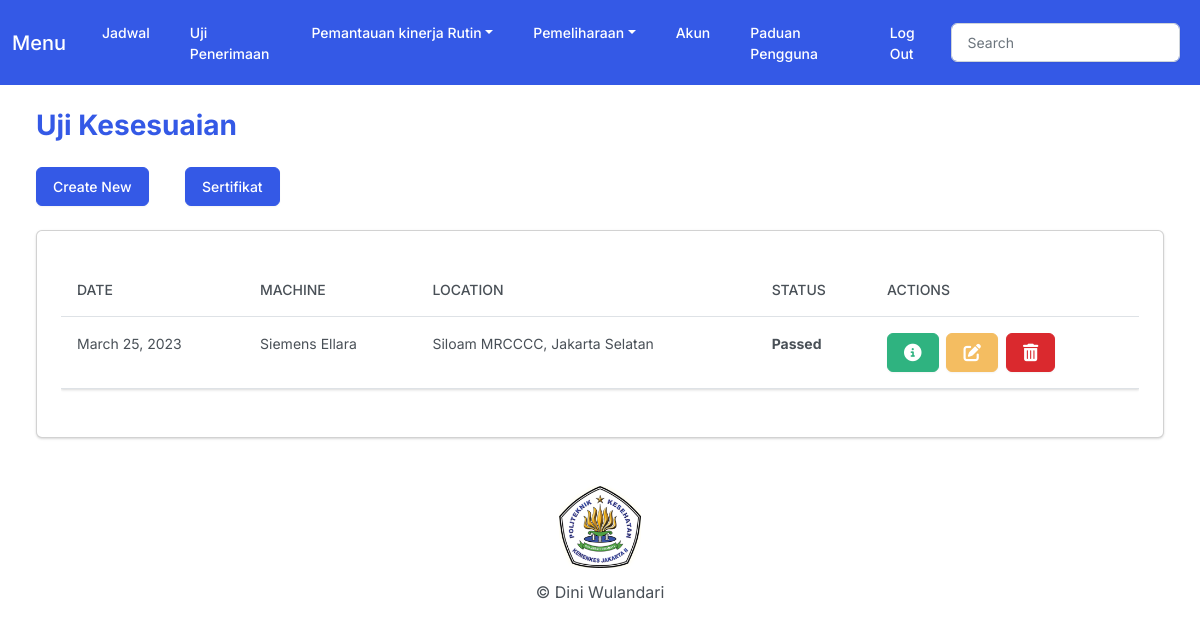
Page /home_ukes (signed in) on the earlier database version.
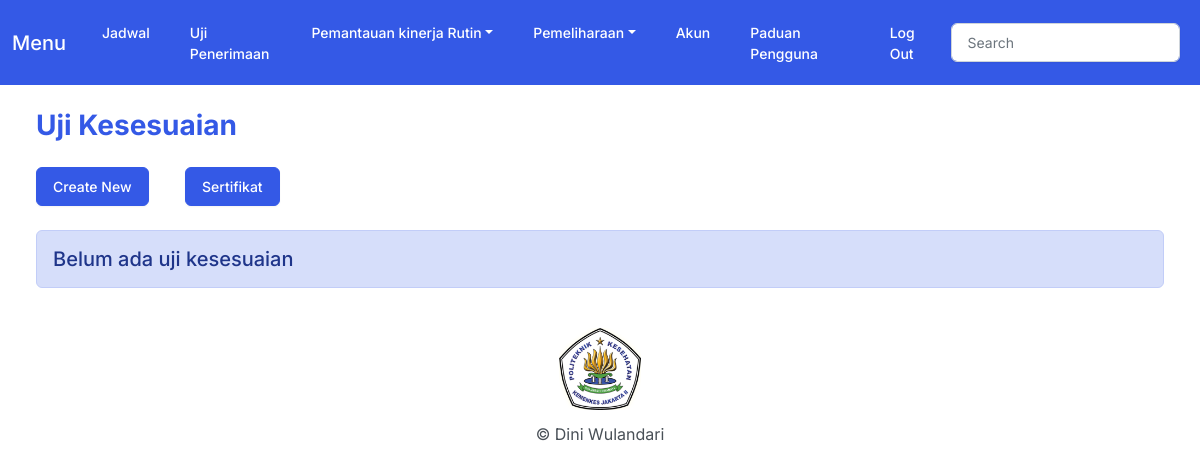
Same page on the later database version.
### myapp/models.py (models this page shows, shortened)
class Ukes(models.Model):
    user = models.ForeignKey(User, on_delete=models.CASCADE, null=True)
    task_date = models.DateField(null=True)
    location = models.CharField(max_length=150)
    tech_name = models.CharField(max_length=150)
    xray_tube_brand = models.CharField(max_length=150)
    xray_tube_type = models.CharField(max_length=150)
    xray_tube_serial = models.CharField(max_length=150)
    xray_gen_brand = models.CharField(max_length=150)
    xray_gen_type = models.CharField(max_length=150)
    xray_gen_serial = models.CharField(max_length=150)
    lux1 = models.FloatField(max_length=10)
    lux2 = models.FloatField(max_length=10)
    lux3 = models.FloatField(max_length=10)
    lux4 = models.FloatField(max_length=10)
    lux_avg = models.FloatField(max_length=10)
    lux_bg = models.FloatField(max_length=10)
    lux_fk = models.FloatField(max_length=10)
    lux_fin = models.FloatField(max_length=10)
    delta_x = models.FloatField(max_length=10)
    delta_y = models.FloatField(max_length=10)
    sigma_xy = models.FloatField(max_length=10)
    degree = models.FloatField(max_length=10)
    kv_set1 = models.FloatField(max_length=10)
    kv_set2 = models.FloatField(max_length=10)
    kv_set3 = models.FloatField(max_length=10)
    kv_set4 = models.FloatField(max_length=10)
    kv_set5 = models.FloatField(max_length=10)
    kv_set6 = models.FloatField(max_length=10)
    kv_set7 = models.FloatField(max_length=10)
    kv_set8 = models.FloatField(max_length=10)
    kv_msr1 = models.FloatField(max_length=10)
    kv_msr2 = models.FloatField(max_length=10)
    kv_msr3 = models.FloatField(max_length=10)
    kv_msr4 = models.FloatField(max_length=10)
    kv_msr5 = models.FloatField(max_length=10)
    kv_msr6 = models.FloatField(max_length=10)
    kv_msr7 = models.FloatField(max_length=10)
    kv_msr8 = models.FloatField(max_length=10)
    kverror1 = models.FloatField(max_length=10)
    kverror2 = models.FloatField(max_length=10)
    kverror3 = models.FloatField(max_length=10)
    kverror4 = models.FloatField(max_length=10)
    kverror5 = models.FloatField(max_length=10)
    kverror6 = models.FloatField(max_length=10)
    kverror7 = models.FloatField(max_length=10)
    kverror8 = models.FloatField(max_length=10)
    kvdose1 = models.FloatField(max_length=10)
    kvdose2 = models.FloatField(max_length=10)
    kvdose3 = models.FloatField(max_length=10)
    kvdose4 = models.FloatField(max_length=10)
    kvdose5 = models.FloatField(max_length=10)
    kvdose6 = models.FloatField(max_length=10)
    kvdose7 = models.FloatField(max_length=10)
    kvdose8 = models.FloatField(max_length=10)
    kvdose_ma1 = models.FloatField(max_length=10)
    kvdose_ma2 = models.FloatField(max_length=10)
    kvdose_ma3 = models.FloatField(max_length=10)
    kvdose_ma4 = models.FloatField(max_length=10)
    kvdose_ma5 = models.FloatField(max_length=10)
    kvdose_ma6 = models.FloatField(max_length=10)
    kvdose_ma7 = models.FloatField(max_length=10)
    kvdose_ma8 = models.FloatField(max_length=10)
    ms_set1 = models.FloatField(max_length=10)
    ms_set2 = models.FloatField(max_length=10)
    ms_set3 = models.FloatField(max_length=10)
    ms_set4 = models.FloatField(max_length=10)
    ms_set5 = models.FloatField(max_length=10)
    ms_msr1 = models.FloatField(max_length=10)
    ms_msr2 = models.FloatField(max_length=10)
    ms_msr3 = models.FloatField(max_length=10)
    ms_msr4 = models.FloatField(max_length=10)
    ms_msr5 = models.FloatField(max_length=10)
    mserror1 = models.FloatField(max_length=10)
    mserror2 = models.FloatField(max_length=10)
    mserror3 = models.FloatField(max_length=10)
    mserror4 = models.FloatField(max_length=10)
    mserror5 = models.FloatField(max_length=10)
    msdose1 = models.FloatField(max_length=10)
    msdose2 = models.FloatField(max_length=10)
    msdose3 = models.FloatField(max_length=10)
    msdose4 = models.FloatField(max_length=10)
    msdose5 = models.FloatField(max_length=10)
    msdose_ma1 = models.FloatField(max_length=10)
    msdose_ma2 = models.FloatField(max_length=10)
    msdose_ma3 = models.FloatField(max_length=10)
    msdose_ma4 = models.FloatField(max_length=10)
    msdose_ma5 = models.FloatField(max_length=10)
    lin_ma1 = models.FloatField(max_length=10)
    lin_ma2 = models.FloatField(max_length=10)
    lin_ma3 = models.FloatField(max_length=10)
    lin_ma4 = models.FloatField(max_length=10)
    lin_ma5 = models.FloatField(max_length=10)
    lin_kv1 = models.FloatField(max_length=10)
    lin_kv2 = models.FloatField(max_length=10)
    lin_kv3 = models.FloatField(max_length=10)
    lin_kv4 = models.FloatField(max_length=10)
    lin_kv5 = models.FloatField(max_length=10)
    lin_dose1 = models.FloatField(max_length=10)
    lin_dose2 = models.FloatField(max_length=10)
    lin_dose3 = models.FloatField(max_length=10)
    lin_dose4 = models.FloatField(max_length=10)
    lin_dose5 = models.FloatField(max_length=10)
    lin_dosema1 = models.FloatField(max_length=10)
    lin_dosema2 = models.FloatField(max_length=10)
    lin_dosema3 = models.FloatField(max_length=10)
    lin_dosema4 = models.FloatField(max_length=10)
    lin_dosema5 = models.FloatField(max_length=10)
    lin_cl1 = models.FloatField(max_length=10)
    lin_cl2 = models.FloatField(max_length=10)
    lin_cl3 = models.FloatField(max_length=10)
    lin_cl4 = models.FloatField(max_length=10)
    lin_cl5 = models.FloatField(max_length=10)
    rep_kv_avg = models.FloatField(max_length=10)
    rep_s_avg = models.FloatField(max_length=10)
    rep_dose_avg = models.FloatField(max_length=10)
    rep_kv_std = models.FloatField(max_length=10)
    rep_s_std = models.FloatField(max_length=10)
    rep_dose_std = models.FloatField(max_length=10)
    rep_kv_cv = models.FloatField(max_length=10)
    rep_s_cv = models.FloatField(max_length=10)
    rep_dose_cv = models.FloatField(max_length=10)
    al70_ls = models.FloatField(max_length=10)
    al80_ls = models.FloatField(max_length=10)
    al70_pr = models.FloatField(max_length=10)
    al80_pr = models.FloatField(max_length=10)
    tb_leak_kvset = models.FloatField(max_length=10)
    tb_leak_kvmax = models.FloatField(max_length=10)
    tb_leak_maset = models.FloatField(max_length=10)
    tb_leak_tset = models.FloatField(max_length=10)
    tb_leak_mcont = models.FloatField(max_length=10)
    tb_leak_r = models.FloatField(max_length=10)
    tb_leak_f = models.FloatField(max_length=10)
    tb_leak_l = models.FloatField(max_length=10)
    tb_leak_u = models.FloatField(max_length=10)
    tb_leak_bh = models.FloatField(max_length=10)
    aec_auto_mas = models.FloatField(max_length=10)
    aec_auto_timer = models.FloatField(max_length=10)
    aec_lighma_mas = models.FloatField(max_length=10)
    aec_highma_timer = models.FloatField(max_length=10)
    aec_mas_val1 = models.FloatField(max_length=10)
    aec_mas_val2 = models.FloatField(max_length=10)
    aec_mas_val3 = models.FloatField(max_length=10)
    aec_mas_val4 = models.FloatField(max_length=10)
    aec_mas_val5 = models.FloatField(max_length=10)
    aec_mas_val6 = models.FloatField(max_length=10)
    aec_index_val1 = models.FloatField(max_length=10)
    aec_index_val2 = models.FloatField(max_length=10)
    aec_index_val3 = models.FloatField(max_length=10)
    aec_index_val4 = models.FloatField(max_length=10)
    aec_index_val5 = models.FloatField(max_length=10)
    aec_index_val6 = models.FloatField(max_length=10)
    aec_avg_mas_value = models.FloatField(max_length=10)
    aec_avg_idx_value = models.FloatField(max_length=10)
    aec_dev_mas_val1 = models.FloatField(max_length=10)
    aec_dev_mas_val2 = models.FloatField(max_length=10)
    aec_dev_mas_val3 = models.FloatField(max_length=10)
    aec_dev_mas_val4 = models.FloatField(max_length=10)
    aec_dev_mas_val5 = models.FloatField(max_length=10)
    aec_dev_mas_val6 = models.FloatField(max_length=10)
    aec_dev_index_val1 = models.FloatField(max_length=10)
    aec_dev_index_val2 = models.FloatField(max_length=10)
    aec_dev_index_val3 = models.FloatField(max_length=10)
    aec_dev_index_val4 = models.FloatField(max_length=10)
    aec_dev_index_val5 = models.FloatField(max_length=10)
    aec_dev_index_val6 = models.FloatField(max_length=10)
    kvconst_mas_val1 = models.FloatField(max_length=10)
    kvconst_mas_val2 = models.FloatField(max_length=10)
    kvconst_mas_val3 = models.FloatField(max_length=10)
    kvconst_mas_val4 = models.FloatField(max_length=10)
    kvconst_index_val1 = models.FloatField(max_length=10)
    kvconst_index_val2 = models.FloatField(max_length=10)
    kvconst_index_val3 = models.FloatField(max_length=10)
    kvconst_index_val4 = models.FloatField(max_length=10)
    kvconst_avg_mas_value = models.FloatField(max_length=10)
    kvconst_avg_idx_value = models.FloatField(max_length=10)
    kvconst_dev_mas_val1 = models.FloatField(max_length=10)
    kvconst_dev_mas_val2 = models.FloatField(max_length=10)
    kvconst_dev_mas_val3 = models.FloatField(max_length=10)
    kvconst_dev_mas_val4 = models.FloatField(max_length=10)
    kvconst_dev_index_val1 = models.FloatField(max_length=10)
    kvconst_dev_index_val2 = models.FloatField(max_length=10)
    kvconst_dev_index_val3 = models.FloatField(max_length=10)
    kvconst_dev_index_val4 = models.FloatField(max_length=10)
    thconst_mas_val1 = models.FloatField(max_length=10)
    thconst_mas_val2 = models.FloatField(max_length=10)
    thconst_mas_val3 = models.FloatField(max_length=10)
    thconst_mas_val4 = models.FloatField(max_length=10)
    thconst_index_val1 = models.FloatField(max_length=10)
    thconst_index_val2 = models.FloatField(max_length=10)
    thconst_index_val3 = models.FloatField(max_length=10)
    thconst_index_val4 = models.FloatField(max_length=10)
    thconst_avg_mas_value = models.FloatField(max_length=10)
    thconst_avg_idx_value = models.FloatField(max_length=10)
    thconst_dev_mas_val1 = models.FloatField(max_length=10)
    thconst_dev_mas_val2 = models.FloatField(max_length=10)
    thconst_dev_mas_val3 = models.FloatField(max_length=10)
    thconst_dev_mas_val4 = models.FloatField(max_length=10)
    thconst_dev_index_val1 = models.FloatField(max_length=10)
    thconst_dev_index_val2 = models.FloatField(max_length=10)
    thconst_dev_index_val3 = models.FloatField(max_length=10)
    thconst_dev_index_val4 = models.FloatField(max_length=10)
    all_mas_val1 = models.FloatField(max_length=10)
    all_mas_val2 = models.FloatField(max_length=10)
    all_mas_val3 = models.FloatField(max_length=10)
    all_mas_val4 = models.FloatField(max_length=10)
    all_mas_val5 = models.FloatField(max_length=10)
    all_mas_val6 = models.FloatField(max_length=10)
    all_mas_val7 = models.FloatField(max_length=10)
    all_mas_val8 = models.FloatField(max_length=10)
    all_index_val1 = models.FloatField(max_length=10)
    all_index_val2 = models.FloatField(max_length=10)
    all_index_val3 = models.FloatField(max_length=10)
    all_index_val4 = models.FloatField(max_length=10)
    all_index_val5 = models.FloatField(max_length=10)
    all_index_val6 = models.FloatField(max_length=10)
    all_index_val7 = models.FloatField(max_length=10)
    all_index_val8 = models.FloatField(max_length=10)
    all_avg_mas_value = models.FloatField(max_length=10)
    all_avg_idx_value = models.FloatField(max_length=10)
    all_dev_mas_val1 = models.FloatField(max_length=10)
    all_dev_mas_val2 = models.FloatField(max_length=10)
    all_dev_mas_val3 = models.FloatField(max_length=10)
    all_dev_mas_val4 = models.FloatField(max_length=10)
    all_dev_mas_val5 = models.FloatField(max_length=10)
    all_dev_mas_val6 = models.FloatField(max_length=10)
    all_dev_mas_val7 = models.FloatField(max_length=10)
    all_dev_mas_val8 = models.FloatField(max_length=10)
    all_dev_index_val1 = models.FloatField(max_length=10)
    all_dev_index_val2 = models.FloatField(max_length=10)
    all_dev_index_val3 = models.FloatField(max_length=10)
    all_dev_index_val4 = models.FloatField(max_length=10)
    all_dev_index_val5 = models.FloatField(max_length=10)
    all_dev_index_val6 = models.FloatField(max_length=10)
    all_dev_index_val7 = models.FloatField(max_length=10)
    all_dev_index_val8 = models.FloatField(max_length=10)
    ms1 = models.FloatField(max_length=10)
    ms2 = models.FloatField(max_length=10)
    ms3 = models.FloatField(max_length=10)
    ms4 = models.FloatField(max_length=10)
    ms5 = models.FloatField(max_length=10)
    is_passed = models.BooleanField('passed', default=False)
    is_failed = models.BooleanField('failed', default=False)

### myapp/views.py (the view)
# urls.py: path('home_ukes', views.home_ukes, name='home_ukes'),
@login_required
def home_ukes(request):
    ukes = Ukes.objects.filter(user=request.user)
    return render(request, 'myapp/ukes/ukes.html', {
        'ukes': ukes
    })

### myapp/templates/myapp/ukes/ukes.html (shortened to what this page needs)
{% extends 'myapp/base.html' %}
{% block body %}
<h3 class="m-4 text-primary fw-bold">Uji Kesesuaian</h3>
<div class="row">
    <div class="col-12">
        <a href="{% url 'add_ukes' %}" class="btn btn-primary ms-4 me-4 mb-4">Create New</a>
        <a href="{% url 'home_sertifukes' %}" class="btn btn-primary ms-2 me-2 mb-4">Sertifikat</a>
        {% if ukes %}
        <div class="card bg-secondary ms-4 me-4 mb-4">
            <div class="card-body">
                <p class="card-text">
                <div class="table-responsive">
                    <table class="table table-hover">
                        <thead>
                            <tr>
                                <th scope="col">Date</th>
                                <th scope="col">Machine</th>
                                <th scope="col">Location</th>
                                <th scope="col">Status</th>
                                <th scope="col">Actions</th>
                            </tr>
                        </thead>
                        <tbody class="myTable">
                            {% for ukes in ukes %}
                            <tr>
                                <td>{{ukes.task_date}}</td>
                                <td>{{ukes.xray_gen_brand}} {{ukes.xray_gen_type}}</td>
                                <td>{{ukes.location}}</td>
                                <td> {% if ukes.is_passed %}
                                    <strong>Passed</strong>
                                    {% elif ukes.is_failed %}
                                    <strong>Failed</strong>
                                    {% else %}
                                    <strong>Pending</strong>
                                    {% endif %}
                                </td>
                                <td>
                                    <button type="button" class="btn btn-success me-1"
                                        href="{% url 'view_ukes' ukes.id %}" data-bs-toggle="modal"
                                        data-bs-target="#myModal{{ukes.id}}">
                                        </button>
                                    <a href="{% url 'edit_ukes' ukes.id %}" class="btn btn-warning me-1"></a>
                                    <button class="btn btn-danger" data-bs-toggle="modal"
                                        data-bs-target="#delete_ukes{{ukes.id}}"></button>
                                </td>
                            </tr>
                            {% endfor %}
                        </tbody>
                    </table>
                </div>
                </p>
            </div>
        </div>
        {% else %}
        <h5 class="alert alert-primary ms-4 me-4">Belum ada uji kesesuaian</h5>
        {% endif %}
    </div>
</div>
{% endblock %}

Differences in the rows shown:
removed Ukes: task_date "March 25, 2023", xray_gen_brand "Siemens", xray_gen_type "Ellara", location "Siloam MRCCCC, Jakarta Selatan", is_passed "Passed"
Other differences:
text no longer shown: "DATE MACHINE LOCATION STATUS ACTIONS"
text now shown: "Belum ada uji kesesuaian"
